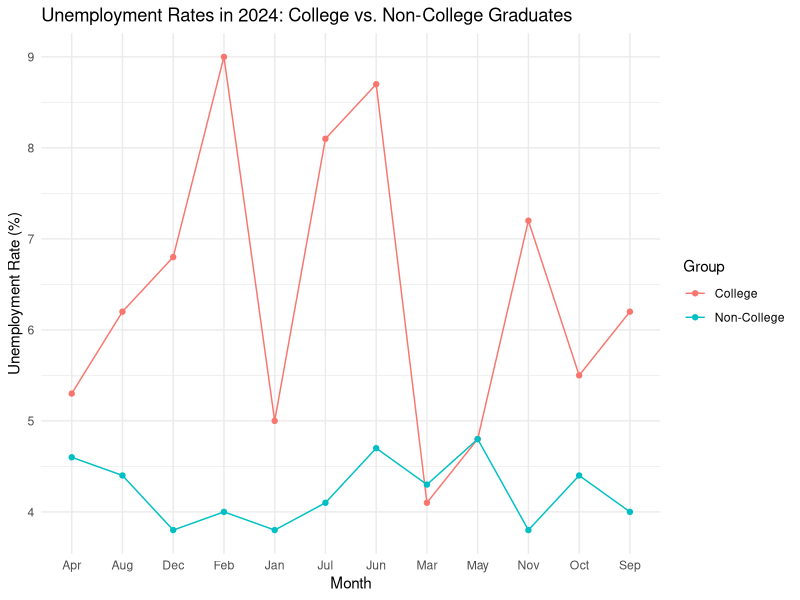
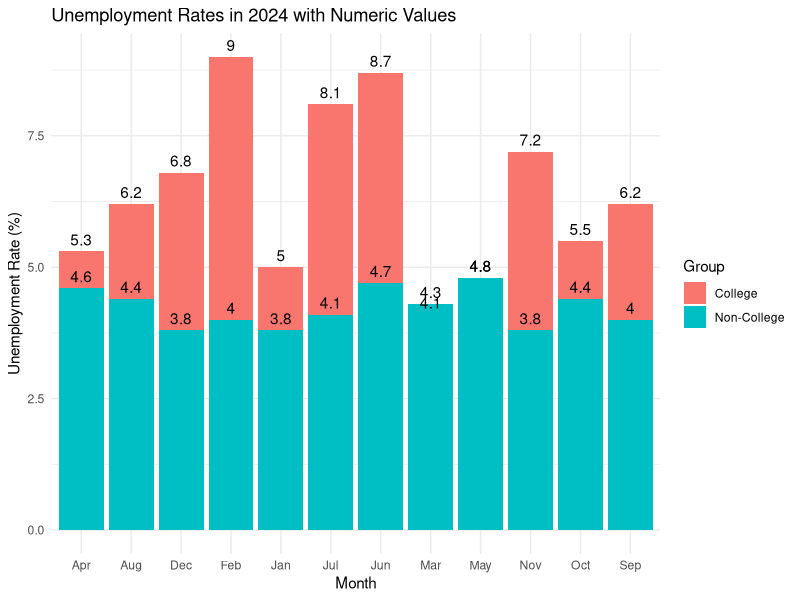

Here is the R script that generated these plots, in order:
## ---- chunk 1
# Loading and Renaming data sets
library(tidyverse)
college<-read.csv("college.1.csv")
non.college <- read.csv("highschool.csv")

colnames(college) <- c("Month", "UR_College")
colnames(non.college) <- c("Month", "UR_NonCollege")

# Changing the months column to display month names
college$Month <- month.name[as.numeric(substr(college$Month, 6,7))]
non.college$Month <- month.name[as.numeric(substr(non.college$Month, 6,7))]

# Merging data
unemployment.data <- merge(college, non.college, by="Month")
unemployment.data$Month <- c("Jan", "Feb", "Mar", "Apr", "May", "Jun", "Jul", "Aug",
                             "Sep", "Oct", "Nov", "Dec")


# Line Plot of Unemployment

ggplot(unemployment.data, aes(x=Month)) +
  geom_line(aes(y=UR_College, color="College", group=1)) +
  geom_line(aes(y=UR_NonCollege, color = "Non-College", group=1)) + 
  geom_point(aes(y=UR_College, color="College")) +
  geom_point(aes(y=UR_NonCollege, color = "Non-College")) + 
  labs(
    title = "Unemployment Rates in 2024: College vs. Non-College Graduates", 
    x = "Month",
    y = "Unemployment Rate (%)", 
    color = "Group") + 
  theme_minimal()

# Bar Graph
ggplot(unemployment.data, aes(x=Month)) + 
  geom_col(aes(y=UR_College, fill = "College"), position = "dodge") + 
  geom_col(aes(y=UR_NonCollege, fill = "Non-College"), position = "dodge") + 
  geom_text(aes(y=UR_College, label = UR_College), vjust = -0.5, color="black") + 
  geom_text(aes(y=UR_NonCollege, label = UR_NonCollege), vjust = -0.5, color="black") + 
  labs(
    title = "Unemployment Rates in 2024 with Numeric Values", 
    x = "Month",
    y = "Unemployment Rate (%)", 
    fill = "Group") + 
  theme_minimal()

## ---- chunk 2
summary(unemployment.data[,c("UR_College", "UR_NonCollege")])
## ---- chunk 3
avg_college <- mean(unemployment.data$UR_College)
avg_noncollege <- mean(unemployment.data$UR_NonCollege)

avg_college; avg_noncollege     
## ---- chunk 4
head(unemployment.data, 12)
